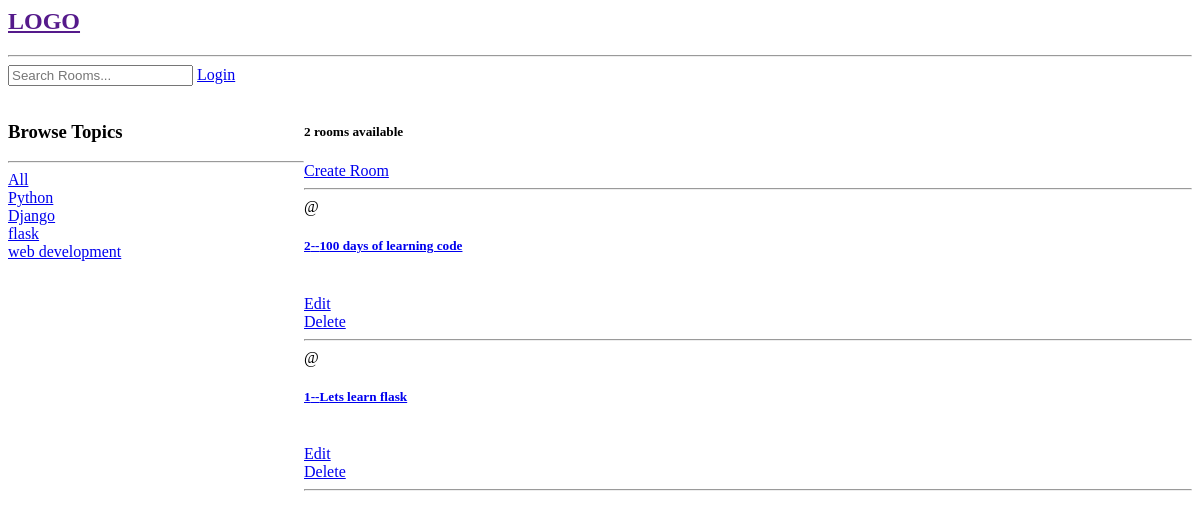
/, run on an earlier commit of the app's database.
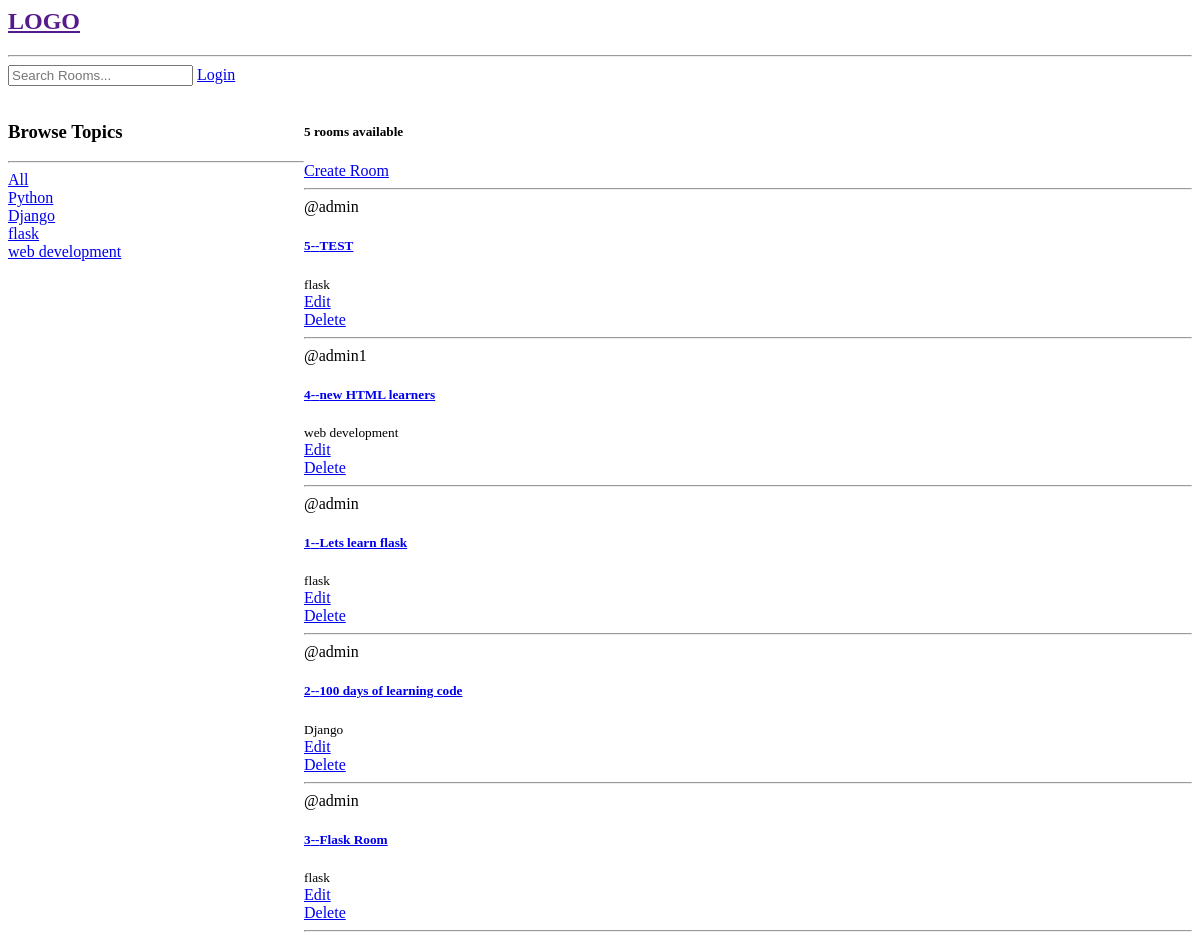
And on a later commit of the database.
### base/models.py (models this page shows, shortened)
class Topic(models.Model):
    name = models.CharField(max_length=200)

class Room(models.Model):
    host = models.ForeignKey(User, on_delete=models.SET_NULL, null=True,blank=True)
    topic = models.ForeignKey(Topic, on_delete=models.SET_NULL, null=True, blank=True)
    name = models.CharField(max_length=100)
    description = models.TextField(null=True, blank=True)
    updated = models.DateTimeField(auto_now=True)
    created = models.DateTimeField(auto_now_add=True)
    class Meta:
        ordering = ('-updated','-created')

### base/views.py (the view)
# urls.py: path('',views.home,name='home'),
def home(request):
    q = request.GET.get('q') if request.GET.get('q') !=  None  else ''
    rooms = Room.objects.filter(
        Q(topic__name__icontains = q) |
        Q(name__icontains = q) |
        Q(description__icontains = q)
    )
    topics = Topic.objects.all()
    room_count = rooms.count()
    context = {'rooms':rooms, 'topics':topics,'room_count':room_count}
    return render(request, 'base/home.html',context)

### base/templates/base/home.html (shortened to what this page needs)
{% extends "main.html" %} {% block content %}
<div class="home-container">
  <div>
    <h3>Browse Topics</h3>
    <hr />
    <div>
      <a href=" {% url 'home'%}">All</a>
    </div>
    {% for topic in topics %}
    <div>
      <a href=" {% url 'home'%}?q={{topic.name}}">{{topic.name}}</a>
    </div>
    {% endfor %}
  </div>
  <div>
    <h5>{{room_count}} rooms available</h5>
    <a href="{% url 'create-room' %}">Create Room </a>
    <hr />
    {% for room in rooms %}
    <div>
      <span> @{{room.host.username}}</span>
      <h5>
        <a href=" {% url 'room' room.id %}">{{room.id}}--{{room.name}} </a>
      </h5>
      <small>{{room.topic.name}}</small><br />
      <a href=" {% url 'update-Room' room.id %}">Edit</a><br />
      <a href=" {% url 'delete-Room' room.id %}">Delete</a>
      <hr />
    </div>
    {% endfor %}
  </div>
</div>
{% endblock %}

What changed in the data, as far as the page shows it:
added Room: host.username "admin", id "5", name "TEST", topic.name "flask"
added Room: host.username "admin1", id "4", name "new HTML learners", topic.name "web development"
changed Room "Lets learn flask": host.username (not shown) → "admin"; topic.name (not shown) → "flask"; moves up the list
changed Room id 2: host.username (not shown) → "admin"; topic.name (not shown) → "Django"
added Room: host.username "admin", id "3", name "Flask Room", topic.name "flask"
Also different on the page:
{{ room_count }}: "2" → "5"
